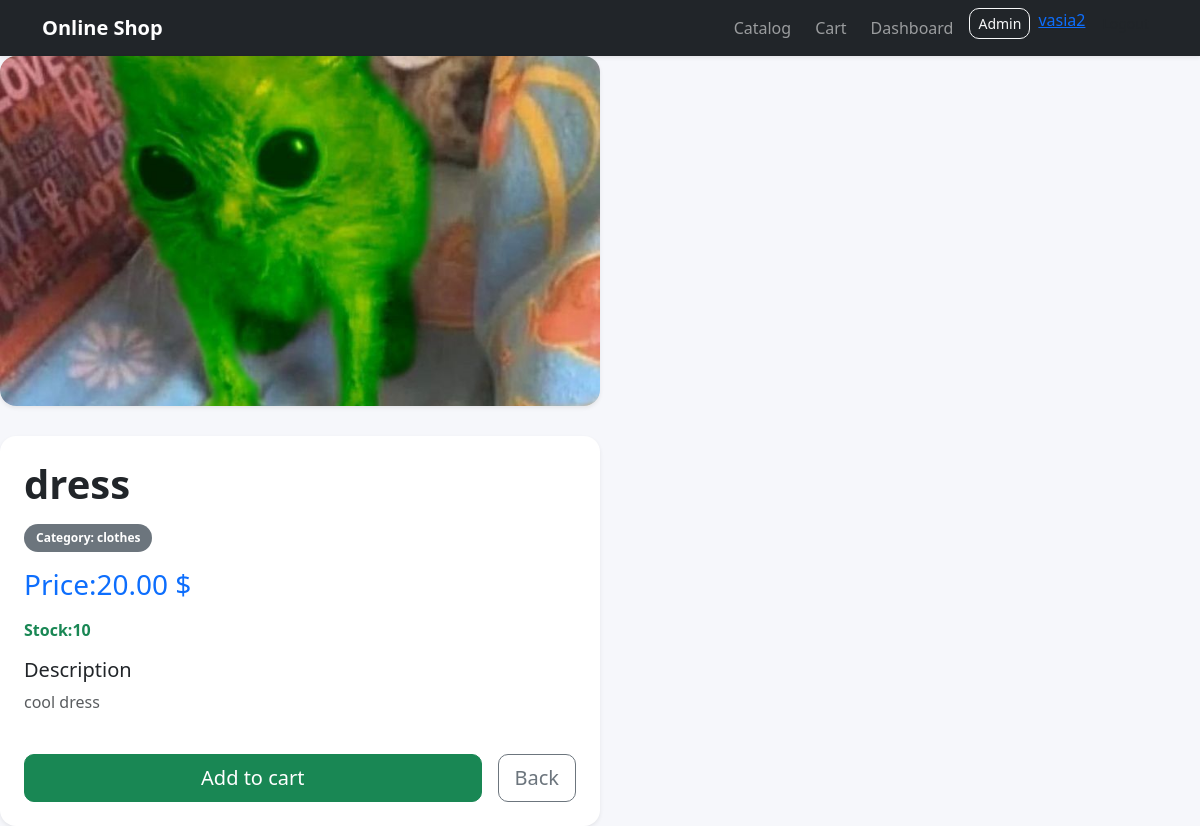
The app's page /1/dress/ (signed in) with its own data.
### catalog/models.py (models this page shows, shortened)
class Product(models.Model):
    category = models.ForeignKey(
        Category,
        related_name = 'products',
        on_delete = models.CASCADE
    )
    name = models.CharField(max_length=200)
    slug = models.SlugField(max_length=220, unique=True)
    image = models.ImageField(upload_to='products/%Y/%m/%d/', blank=True, null=True)
    description = models.TextField(blank=True)
    price = models.DecimalField(max_digits=10, decimal_places=2)
    stock = models.PositiveIntegerField(default=0)
    available = models.BooleanField(default=True)
    created_at = models.DateTimeField(auto_now_add=True)
    updated_at = models.DateTimeField(auto_now=True)
    class Meta:
        ordering = ['name']
        indexes = [
            models.Index(fields=['id', 'slug']),
            models.Index(fields=['name']),
        ]
        verbose_name = 'Product'
        verbose_name_plural = 'Products'
    def __str__(self):
        return self.name

class Category(models.Model):
    name = models.CharField(max_length = 120, unique = True)
    slug = models.SlugField(max_length = 140, unique = True)
    class Meta:
        ordering = ['name']
        verbose_name = 'Category'
        verbose_name_plural = "Categories"

### catalog/views.py (the view)
# urls.py: path('<int:id>/<slug:slug>/', views.product_detail, name='product_detail'),
def product_detail(request, id, slug):
    product = get_object_or_404(Product, id=id, slug=slug, available=True)
    print(product)
    return render(request, 'catalog/product_detail.html', {'product': product})

### catalog/templates/catalog/product_detail.html (shortened to what this page needs)
{% extends "base.html" %}
{% block content %}
<div style="display: flex; gap: 30px; flex-wrap: wrap;">
    <div class="col-md-6">
        <div class="card shadow-sm overflow-hidden">
            {% if product.image %}
            <img src="{{ product.image.url }}" alt="{{ product.name }}" class="img-fluid" style="width: 100%; height: 350px; object-fit: cover; background: white;">
            {% else %}
            <div class="bg-light d-flex align-items-center justify-content-center" style="height: 520px;">
                No photo
            </div>
            {% endif %}
        </div>
    </div>
    <div class="col-md-6">
        <div class="card shadow-sm p-4">
            <h1 class="fw-bold mb-3">{{ product.name }}</h1>
            <span class="badge bg-secondary mb-3" style="width: fit-content;">Category: {{ product.category.name }}</span>
            <h3 class="text-primary mb-3">Price:{{ product.price }} $</h3>
            {% if product.stock > 0 %}
                <p class="text-success fw-semibold">Stock:{{ product.stock }}</p>
            {% else %}
                <p class="text-danger fw-semibold">Out of stock</p>
            {% endif %}
            <h5>Description</h5>
            <p class="text-muted">
                {% if product.description %}
                    {{ product.description }}
                {% else %}
                    No description
                {% endif %}
            </p>
            <div class="d-flex gap-3 mt-4">
                <form action="{% url 'cart:cart_add' product.id %}" method="post" class="flex-fill">
                    <button class="btn btn-success btn-lg w-100" type="submit" {% if product.stock == 0 %}disabled{% endif %}>Add to cart</button>
                </form>
                <a href="{% url 'catalog:product_list' %}" class="btn btn-outline-secondary btn-lg">Back</a>
            </div>
        </div>
    </div>
</div>
{% endblock %}

### templates/base.html (shortened to what this page needs)
{% load static %}
<!DOCTYPE html>
<html lang="en">
<head>
    <link href="https://cdn.jsdelivr.net/npm/bootstrap@5.3.3/dist/css/bootstrap.min.css" rel="stylesheet">
    <link rel="stylesheet" href="{% static 'css/style.css' %}">
</head>
<body>
    <nav class="navbar navbar-expand-lg navbar-dark bg-dark shadow-sm">
        <div class="container">
            <a href="/" class="navbar-brand fw-bold">Online Shop</a>
            <div class="collapse navbar-collapse" id="navbarMenu">
                <ul class="navbar-nav ms-auto gap-2">
                    <li class="nav-item"><a href="/" class="nav-link">Catalog</a></li>
                    <li class="nav-item"><a href="/cart/" class="nav-link">Cart</a></li>
                    <li class="nav-item"><a href="/dashboard/" class="nav-link">Dashboard</a></li>
                    <li class="nav-item"><a href="/admin/" class="btn btn-outline-light btn-sm">Admin</a></li>
                    {% if user.is_authenticated %}
                    <li class="nav-item">
                        <a href="{% url 'users:profile' %}">{{user.username}}</a>
                    </li>
                    <li class="nav-item">
                        <form action="{% url 'logout' %}" method="post">
                            <button class="btn tbn-outline-light btn-sm" type="submit">Logout</button>
                        </form>
                    </li>
                    {% else %}
                    <li class="nav-item"><a href="{% url 'login' %}" class="nav-link">Login</a></li>
                    <li class="nav-item"><a href="{% url 'users:register' %}" class="btn btn-primary btn-sm">Register</a></li>
                    {% endif %}
                </ul>
            </div>
        </div>
    </nav>
    <div style="max-width: 1200px; margin: 20px autpo;">
        {% block content %}{% endblock %}
    </div>
</body>
</html>

### static/css/style.css (style rules this page uses)
body { background: #f6f7fb; }
.card { border: none; border-radius: 16px; }
.btn { border-radius: 10px; }
.badge { border-radius: 999px; padding: 8px 12px; }

### records on screen
Product: image (picture), name "dress", category.name "clothes", price "20.00", stock "10", description "cool dress"

### other values on screen
{{ user.username }} "vasia2"
